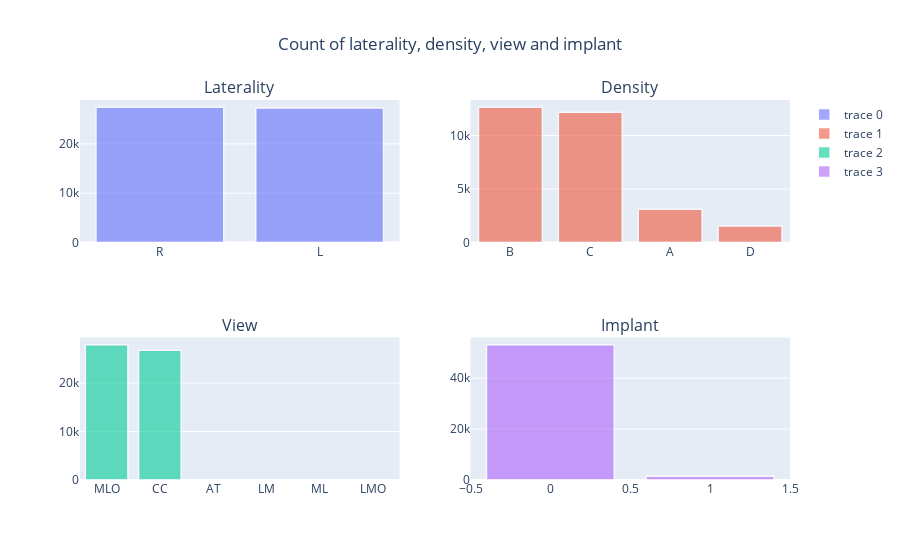

Source (notebook cell):
### Code cell
fig = make_subplots(rows=2, cols=2, subplot_titles=('Laterality', 'Density', 'View', 'Implant'))

fig.add_trace(go.Bar(x=train_df['laterality'].value_counts().index, y=train_df['laterality'].value_counts().values), row=1, col=1)
fig.add_trace(go.Bar(x=train_df['density'].value_counts().index, y=train_df['density'].value_counts().values), row=1, col=2)
fig.add_trace(go.Bar(x=train_df['view'].value_counts().index, y=train_df['view'].value_counts().values), row=2, col=1)
fig.add_trace(go.Bar(x=train_df['implant'].value_counts().index, y=train_df['implant'].value_counts().values), row=2, col=2)

fig.update_traces(marker_line_color='rgb(255,255,255)', marker_line_width=1.5, opacity=0.6)
fig.update_layout(title_text='Count of laterality, density, view and implant', title_x=0.5)
fig.show()

### Figure 1 — Plotly figure (JSON) as saved in the notebook; plotly's stock layout.template omitted (floating-point values rounded to 4 significant figures)
{"data": [{"x": ["R", "L"], "y": [27439, 27267], "type": "bar", "xaxis": "x", "yaxis": "y", "marker": {"line": {"color": "rgb(255,255,255)", "width": 1.5}}, "opacity": 0.6}, {"x": ["B", "C", "A", "D"], "y": [12651, 12175, 3105, 1539], "type": "bar", "xaxis": "x2", "yaxis": "y2", "marker": {"line": {"color": "rgb(255,255,255)", "width": 1.5}}, "opacity": 0.6}, {"x": ["MLO", "CC", "AT", "LM", "ML", "LMO"], "y": [27903, 26765, 19, 10, 8, 1], "type": "bar", "xaxis": "x3", "yaxis": "y3", "marker": {"line": {"color": "rgb(255,255,255)", "width": 1.5}}, "opacity": 0.6}, {"x": [0, 1], "y": [53229, 1477], "type": "bar", "xaxis": "x4", "yaxis": "y4", "marker": {"line": {"color": "rgb(255,255,255)", "width": 1.5}}, "opacity": 0.6}], "layout": {"xaxis": {"anchor": "y", "domain": [0, 0.45], "type": "category", "range": [-0.5, 1.5], "autorange": true}, "yaxis": {"anchor": "x", "domain": [0.625, 1], "type": "linear", "range": [0, 28880.0], "autorange": true}, "xaxis2": {"anchor": "y2", "domain": [0.55, 1], "type": "category", "range": [-0.5, 3.5], "autorange": true}, "yaxis2": {"anchor": "x2", "domain": [0.625, 1], "type": "linear", "range": [0, 13320.0], "autorange": true}, "xaxis3": {"anchor": "y3", "domain": [0, 0.45], "type": "category", "range": [-0.5, 5.5], "autorange": true}, "yaxis3": {"anchor": "x3", "domain": [0, 0.375], "type": "linear", "range": [0, 29370.0], "autorange": true}, "xaxis4": {"anchor": "y4", "domain": [0.55, 1], "type": "linear", "range": [-0.5, 1.5], "autorange": true}, "yaxis4": {"anchor": "x4", "domain": [0, 0.375], "type": "linear", "range": [0, 56030.0], "autorange": true}, "annotations": [{"font": {"size": 16}, "showarrow": false, "text": "Laterality", "x": 0.225, "xanchor": "center", "xref": "paper", "y": 1, "yanchor": "bottom", "yref": "paper"}, {"font": {"size": 16}, "showarrow": false, "text": "Density", "x": 0.775, "xanchor": "center", "xref": "paper", "y": 1, "yanchor": "bottom", "yref": "paper"}, {"font": {"size": 16}, "showarrow": false, "text": "View", "x": 0.225, "xanchor": "center", "xref": "paper", "y": 0.375, "yanchor": "bottom", "yref": "paper"}, {"font": {"size": 16}, "showarrow": false, "text": "Implant", "x": 0.775, "xanchor": "center", "xref": "paper", "y": 0.375, "yanchor": "bottom", "yref": "paper"}], "title": {"text": "Count of laterality, density, view and implant", "x": 0.5}, "autosize": true}}
